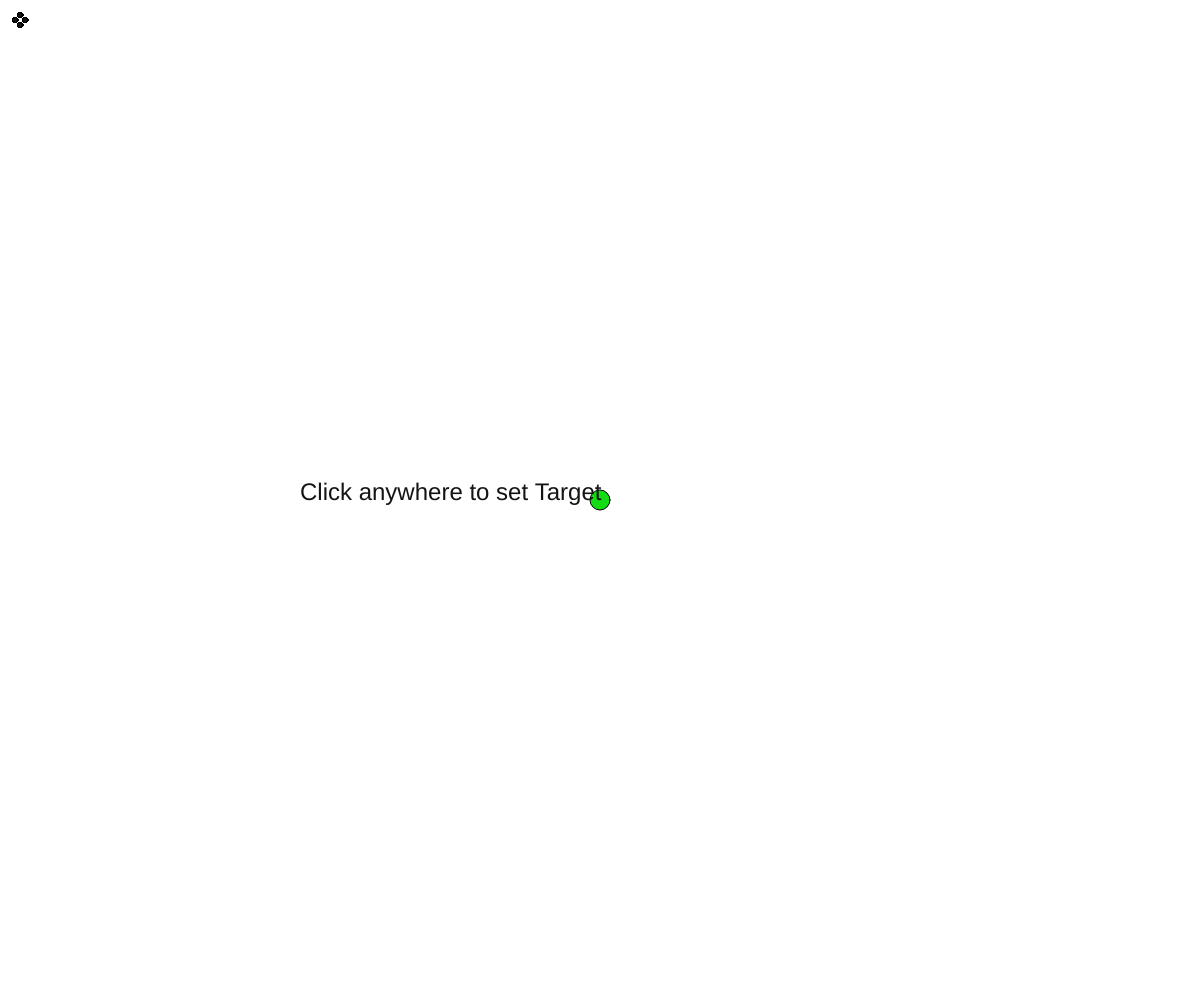
Frame 1 (no input)
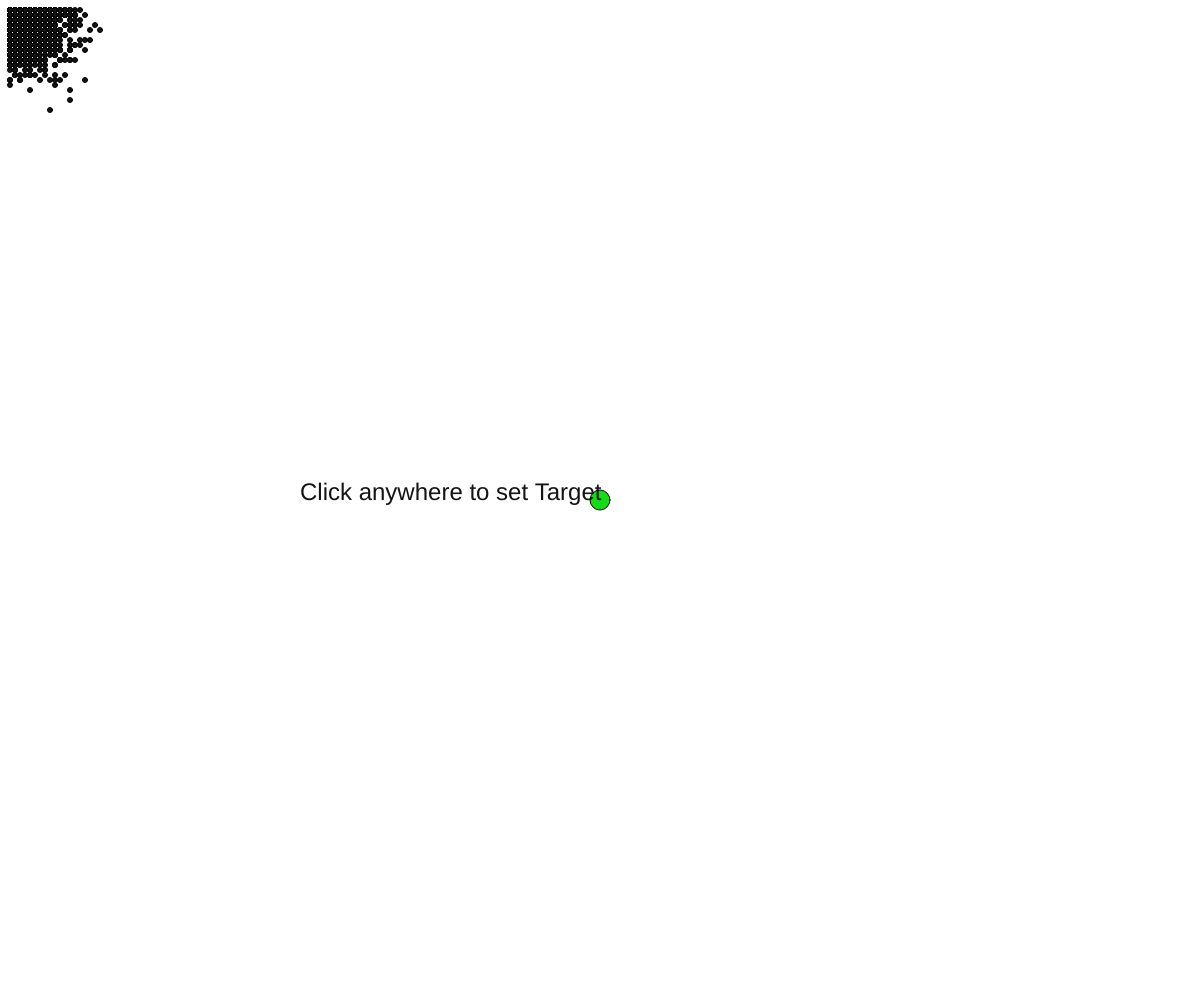
Frame 60 (no input)
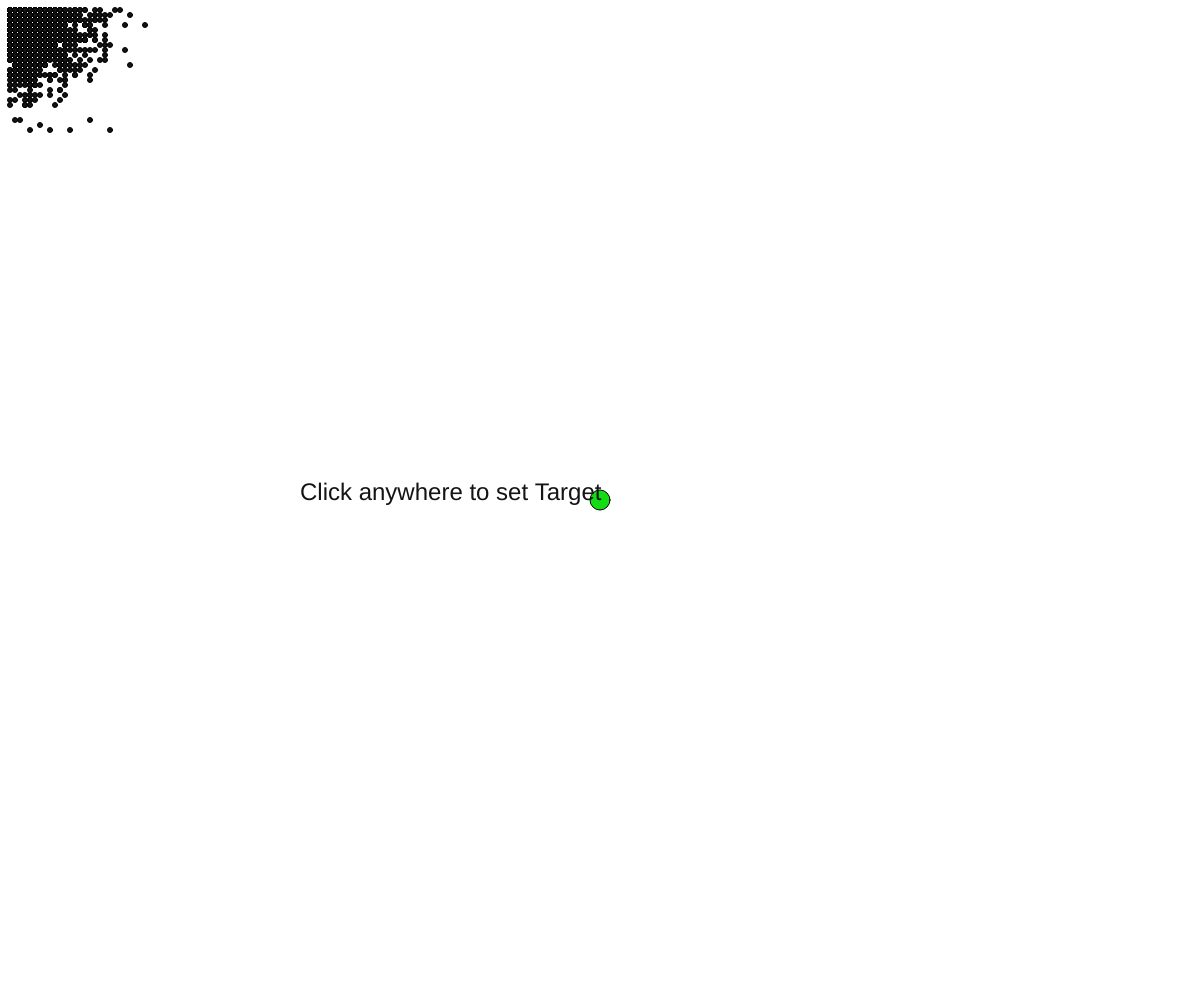
Frame 120 (the mouse pressed at the canvas centre since frame 60)

The p5.js sketch that drew these frames (run headless with seeded random() and noise() and a simulated clock; from frame 60 on, the mouse is pressed at the canvas centre):

// p5.js sketch
// ── sketch.js
var path=[];
var targetX;
var targetY;
var startX;
var startY;
var index=0;
var popu=[];
var lenOfPath=200;
var matingpool=[];
var flag=1;
var currx;
var curry;
var changetarget=false;
var nFactorMatingPool=1000;

function setup() {
  createCanvas(windowWidth,windowHeight);
  targetX=windowWidth/2;
  targetY=windowHeight/2;
  currx=targetX;
  curry=targetY;
  background(255,100,200);
  console.log(dist(targetX,targetY,20,20));
  // agent code will go below
  makePopulation();
}

function draw() {
  background(255);
  drawTarget();
  // Agent code below
  fill(20);
  if(index<popu[1].path.length){
    makeMove();
  }
  else {
    index=-1;
    // breed in helper
    if(changetarget){
      changetarget=!changetarget;
      targetX=currx;
      targetY=curry;
      makePopulation();
    }
    else{
      makeMatingPool();  
      makeBabies();  
    }
    
  }
  textSize(24);
  text("Click anywhere to set Target",width/4,height/2);
  index++;
 
}
function mouseClicked(){
  currx=mouseX;
  curry=mouseY;
  changetarget=true;
}



// ── Agent.js



class Agent{
    constructor(len){
        this.x=20;
        this.y=20;
        this.speed=5;
        this.path=[];
        this.makePath(len);
    }
    findFitness=function(){
        let d=dist(this.x,this.y,targetX,targetY);
        if(d<10){
            d=10;
        }
        return (10/d);
    }
    makePath=function(len){
        while(len>0){
            len--;
            this.path.push(int(random(4)));
        }
    }
    show=function(){
        ellipse(this.x,this.y,5,5);
    }
    move=function(i){
            switch(this.path[i]){
                case 0:
                    if(this.x<windowWidth-10){
                    this.x=this.x+this.speed;
                    }
                    break;
                case 1:
                    if(this.x>10){
                    this.x=this.x-this.speed;
                    }
                    break;
                case 2:
                    if(this.y<windowHeight-10){
                    this.y=this.y+this.speed;
                    }
                    break;
                case 3:
                    if(this.y>10){
                    this.y=this.y-this.speed;
                    }
                    break;
            }
        this.show();
    }

    fucking=function(her){
        let choice=int(random(4));
        let babyPath=[];
        switch(choice){
            case 0:
                babyPath=this.doggy(her);
                break;
            case 1:
                babyPath=this.gWhiz(her);
                break;
            case 2:
                babyPath=this.Upstanding(her);
                break;
            default:
                babyPath=this.cowGirl(her);
                break;
        }
        let newadds=[];
        for(let k=0;k<int(nFactorMatingPool/200);k++){
            newadds[k]=int(random(4));
        }
        babyPath=babyPath.concat(newadds);
        let baby=new Agent(0);
        baby.path=babyPath;

        return baby;
    }
    doggy=function(b){
        let mid=int(this.path.length/2);
        let babypath=this.path.slice(0,mid).concat(b.path.slice(mid,this.path.length));
        return babypath
    }
    gWhiz=function(b){
        let babypath=[];
        for(let i=0;i<this.path.length;i++){
            if(i%2==0){
                babypath[i]=this.path[i];
            }
            else{
                babypath[i]=b.path[i];                
            }
        }
        return babypath;
    }
    Upstanding=function(b){
        let mid=int(random(5,this.path.length-5));
        let babypath=this.path.slice(0,mid).concat(b.path.slice(mid,this.path.length));
        return babypath;
    }
    cowGirl=function(b){
        let babypath=[];
        let n=int(random(2,6));
        let flag=true;
        for(let i=0;i<this.path.length;i++){
            if(i%n==0){
                flag=!flag;
            }
            if(flag){
                babypath[i]=this.path[i];
            }
            else{
                babypath[i]=b.path[i];                
            }
        }
        return babypath;
    }
}
// ── helperfunctions.js

drawTarget=function(){
    fill(20,220,20);
    ellipse(currx,curry,20,20);
}
makePopulation=function(){
    for(let i=0;i<1000;i++){
        popu[i]=new Agent(lenOfPath);
      }
}
makeMove=function(){
        for(let i=0;i<popu.length;i++){
          popu[i].move(index);
        }

}
makeMatingPool=function(){
    matingpool=[];
    let maxx=0;
    for(let i=0;i<popu.length;i++){
        let fitness=popu[i].findFitness();
        let possib=Array(int(fitness*nFactorMatingPool)).fill(i);
        matingpool=matingpool.concat(possib);
        maxx=max(maxx,fitness);
    }
    if(matingpool.length<10){
        nFactorMatingPool=nFactorMatingPool*10;
        makeMatingPool();
    }
    if(matingpool.length>100000){
        nFactorMatingPool=nFactorMatingPool/10;
        makeMatingPool();
    }
    console.log(maxx+" "+matingpool.length+" "+targetX+" "+targetY);
}
makeBabies=function(){
    for(let i=0;i<popu.length;i++){
        let parent1=matingpool[int(random(matingpool.length))];
        let parent2=matingpool[int(random(matingpool.length))];
        while(parent1==parent2){
            parent2=matingpool[int(random(matingpool.length))];
        }
        popu[i]=popu[parent1].fucking(popu[parent2]);
    }
    console.log(popu);
}
